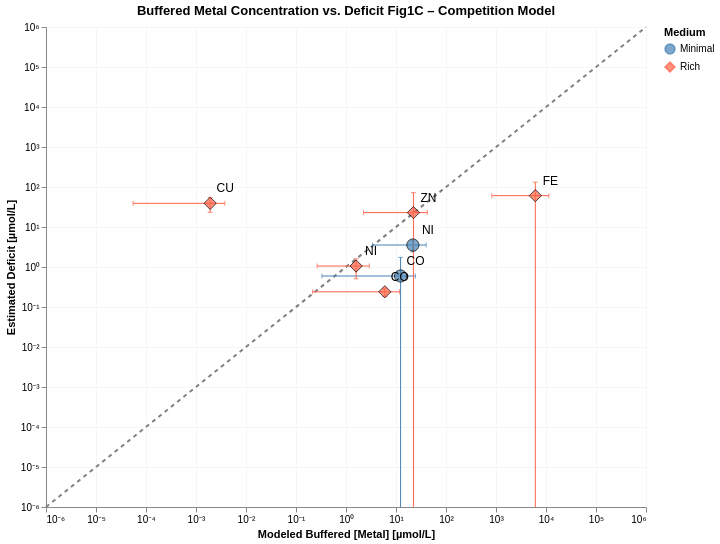

Notebook code for this chart:
### Markdown cell above
### Plot 1 – Competition model: estimated buffered [Metal] vs. Estimated deficit

### Code cell
import polars as pl
import altair as alt

plot_df_comp = build_plot_df(
    est_competition_minimal_lb, est_competition_minimal_ub,
    est_competition_rich_lb,    est_competition_rich_ub,
    deficit_minimal, deficit_rich,
)

df = pl.from_pandas(plot_df_comp).with_columns([
    (pl.col("est_buf_center_M") * 1e6).alias("x_uM"),
    (pl.col("est_buf_lb_M")     * 1e6).alias("x_lb_uM"),
    (pl.col("est_buf_ub_M")     * 1e6).alias("x_ub_uM"),
    (pl.col("deficit_M")        * 1e6).alias("y_uM"),
    (pl.col("deficit_M_err")    * 1e6).alias("y_err_uM"),
])

DOMAIN_MIN = 1e-7   # just below your domain floor of 1e-6

# ── Log-axis label expression (10^n with Unicode superscripts) ────────────────
_log_label_unicode = (
    "datum.value > 0 ? '10' + "
    "replace(replace(replace(replace(replace(replace("
    "replace(replace(replace(replace(replace('' + "
    "round(log(datum.value)/LN10), '-','⁻'),'0','⁰'),'1','¹'),'2','²')"
    ",'3','³'),'4','⁴'),'5','⁵'),'6','⁶'),'7','⁷'),'8','⁸'),'9','⁹') : '0'"
)

df = df.with_columns([
    pl.max_horizontal(
        pl.col("y_uM") - pl.col("y_err_uM"),
        pl.lit(DOMAIN_MIN)
    ).alias("y_lo_uM"),
    (pl.col("y_uM") + pl.col("y_err_uM")).alias("y_hi_uM"),
])

base = alt.Chart(df).encode(
)
x_scale = alt.Scale(type="log", domain=[1e-6, 1e6])
y_scale = alt.Scale(type="log", domain=[1e-6, 1e6])

_ax_x = alt.Axis(labelExpr=_log_label_unicode, title="Modeled Buffered [Metal] [µmol/L]")
_ax_y = alt.Axis(labelExpr=_log_label_unicode, title="Estimated Deficit [µmol/L]")

ref_df = pl.DataFrame({"v": [1e-6, 1e6]})  # for reference line y=x

ref_line = alt.Chart(ref_df).mark_line(strokeDash=[4,4], color="gray").encode(
    x=alt.X("v:Q", scale=x_scale, axis=_ax_x),
    y=alt.Y("v:Q", scale=y_scale, axis=_ax_y),
)
x_bars = base.mark_errorbar(ticks=True).encode(
    x=alt.X("x_lb_uM:Q", scale=x_scale, title=""),
    x2="x_ub_uM:Q",
    y=alt.Y("y_uM:Q", scale=y_scale),
    color="Medium:N",
)
y_bars = base.mark_errorbar(ticks=True, clip=True).encode(
    x=alt.X("x_uM:Q"),
    y=alt.Y("y_lo_uM:Q",  scale=y_scale, title=""),   # explicit log scale + clamped lower
    y2=alt.Y2("y_hi_uM:Q"),
    color="Medium:N",
)
points = base.mark_point(filled=True, size=150, stroke='black', strokeWidth=1).encode(
    x=alt.X("x_uM:Q", scale=x_scale, axis=_ax_x),
    y=alt.Y("y_uM:Q", scale=y_scale, axis=_ax_y),
    color=alt.Color("Medium:N",
        scale=alt.Scale(domain=["Minimal","Rich"], range=["steelblue","tomato"])),
    shape=alt.Shape("Medium:N",
        scale=alt.Scale(domain=["Minimal","Rich"], range=["circle","diamond"])),
)
# 5. Text labels
labels = base.mark_text(dx=15, dy=-15, fontSize=12).encode(
    x=alt.X("x_uM:Q", scale=alt.Scale(type="log")),
    y=alt.Y("y_uM:Q", scale=alt.Scale(type="log")),
    text="Element:N",
)
chart = (ref_line + x_bars + y_bars + points + labels).properties(
    width=600, height=480,
    title="Buffered Metal Concentration vs. Deficit Fig1C – Competition Model"
).configure_axis(gridColor='#f3f6fa')
chart.save('notebooks/cofactors/buffer_figures/buffered_metal_vs_deficit_competition.svg')
chart

### Figure 1 — Vega-Lite specification as saved in the notebook (floating-point values rounded to 4 significant figures)
{"config": {"view": {"continuousWidth": 300, "continuousHeight": 300}, "axis": {"gridColor": "#f3f6fa"}}, "layer": [{"data": {"name": "data-1c3ca3cce69c13645fce19fabe446275"}, "mark": {"type": "line", "color": "gray", "strokeDash": [4, 4]}, "encoding": {"x": {"axis": {"labelExpr": "datum.value > 0 ? '10' + replace(replace(replace(replace(replace(replace(replace(replace(replace(replace(replace('' + round(log(datum.value)/LN10), '-','⁻'),'0','⁰'),'1','¹'),'2','²'),'3','³'),'4','⁴'),'5','⁵'),'6','⁶'),'7','⁷'),'8','⁸'),'9','⁹') : '0'", "title": "Modeled Buffered [Metal] [µmol/L]"}, "field": "v", "scale": {"domain": [1e-06, 1000000.0], "type": "log"}, "type": "quantitative"}, "y": {"axis": {"labelExpr": "datum.value > 0 ? '10' + replace(replace(replace(replace(replace(replace(replace(replace(replace(replace(replace('' + round(log(datum.value)/LN10), '-','⁻'),'0','⁰'),'1','¹'),'2','²'),'3','³'),'4','⁴'),'5','⁵'),'6','⁶'),'7','⁷'),'8','⁸'),'9','⁹') : '0'", "title": "Estimated Deficit [µmol/L]"}, "field": "v", "scale": {"domain": [1e-06, 1000000.0], "type": "log"}, "type": "quantitative"}}}, {"data": {"name": "data-1304a24e356f37a35f5b0f88d15671e9"}, "mark": {"type": "errorbar", "ticks": true}, "encoding": {"color": {"field": "Medium", "type": "nominal"}, "x": {"field": "x_lb_uM", "scale": {"domain": [1e-06, 1000000.0], "type": "log"}, "title": "", "type": "quantitative"}, "x2": {"field": "x_ub_uM"}, "y": {"field": "y_uM", "scale": {"domain": [1e-06, 1000000.0], "type": "log"}, "type": "quantitative"}}}, {"data": {"name": "data-1304a24e356f37a35f5b0f88d15671e9"}, "mark": {"type": "errorbar", "clip": true, "ticks": true}, "encoding": {"color": {"field": "Medium", "type": "nominal"}, "x": {"field": "x_uM", "type": "quantitative"}, "y": {"field": "y_lo_uM", "scale": {"domain": [1e-06, 1000000.0], "type": "log"}, "title": "", "type": "quantitative"}, "y2": {"field": "y_hi_uM"}}}, {"data": {"name": "data-1304a24e356f37a35f5b0f88d15671e9"}, "mark": {"type": "point", "filled": true, "size": 150, "stroke": "black", "strokeWidth": 1}, "encoding": {"color": {"field": "Medium", "scale": {"domain": ["Minimal", "Rich"], "range": ["steelblue", "tomato"]}, "type": "nominal"}, "shape": {"field": "Medium", "scale": {"domain": ["Minimal", "Rich"], "range": ["circle", "diamond"]}, "type": "nominal"}, "x": {"axis": {"labelExpr": "datum.value > 0 ? '10' + replace(replace(replace(replace(replace(replace(replace(replace(replace(replace(replace('' + round(log(datum.value)/LN10), '-','⁻'),'0','⁰'),'1','¹'),'2','²'),'3','³'),'4','⁴'),'5','⁵'),'6','⁶'),'7','⁷'),'8','⁸'),'9','⁹') : '0'", "title": "Modeled Buffered [Metal] [µmol/L]"}, "field": "x_uM", "scale": {"domain": [1e-06, 1000000.0], "type": "log"}, "type": "quantitative"}, "y": {"axis": {"labelExpr": "datum.value > 0 ? '10' + replace(replace(replace(replace(replace(replace(replace(replace(replace(replace(replace('' + round(log(datum.value)/LN10), '-','⁻'),'0','⁰'),'1','¹'),'2','²'),'3','³'),'4','⁴'),'5','⁵'),'6','⁶'),'7','⁷'),'8','⁸'),'9','⁹') : '0'", "title": "Estimated Deficit [µmol/L]"}, "field": "y_uM", "scale": {"domain": [1e-06, 1000000.0], "type": "log"}, "type": "quantitative"}}}, {"data": {"name": "data-1304a24e356f37a35f5b0f88d15671e9"}, "mark": {"type": "text", "dx": 15, "dy": -15, "fontSize": 12}, "encoding": {"text": {"field": "Element", "type": "nominal"}, "x": {"field": "x_uM", "scale": {"type": "log"}, "type": "quantitative"}, "y": {"field": "y_uM", "scale": {"type": "log"}, "type": "quantitative"}}}], "height": 480, "title": "Buffered Metal Concentration vs. Deficit Fig1C – Competition Model", "width": 600, "$schema": "https://vega.github.io/schema/vega-lite/v5.20.1.json", "datasets": {"data-1c3ca3cce69c13645fce19fabe446275": [{"v": 1e-06}, {"v": 1000000.0}], "data-1304a24e356f37a35f5b0f88d15671e9": [{"Medium": "Minimal", "Element": "CO", "est_buf_lb_M": 3.291e-07, "est_buf_ub_M": 2.438e-05, "est_buf_center_M": 1.235e-05, "deficit_M": 5.957e-07, "deficit_M_err": 1.145e-06, "x_uM": 12.35, "x_lb_uM": 0.3291, "x_ub_uM": 24.38, "y_uM": 0.5957, "y_err_uM": 1.145, "y_lo_uM": 1e-07, "y_hi_uM": 1.741}, {"Medium": "Minimal", "Element": "NI", "est_buf_lb_M": 3.388e-06, "est_buf_ub_M": 4.014e-05, "est_buf_center_M": 2.176e-05, "deficit_M": 3.546e-06, "deficit_M_err": 1.154e-06, "x_uM": 21.76, "x_lb_uM": 3.388, "x_ub_uM": 40.14, "y_uM": 3.546, "y_err_uM": 1.154, "y_lo_uM": 2.392, "y_hi_uM": 4.7}, {"Medium": "Rich", "Element": "FE", "est_buf_lb_M": 0.0008248, "est_buf_ub_M": 0.0114, "est_buf_center_M": 0.006114, "deficit_M": 6.076e-05, "deficit_M_err": 7.159e-05, "x_uM": 6114.0, "x_lb_uM": 824.8, "x_ub_uM": 11400.0, "y_uM": 60.76, "y_err_uM": 71.59, "y_lo_uM": 1e-07, "y_hi_uM": 132.4}, {"Medium": "Rich", "Element": "CO", "est_buf_lb_M": 2.148e-07, "est_buf_ub_M": 1.175e-05, "est_buf_center_M": 5.981e-06, "deficit_M": 2.397e-07, "deficit_M_err": 5.403e-08, "x_uM": 5.981, "x_lb_uM": 0.2148, "x_ub_uM": 11.75, "y_uM": 0.2397, "y_err_uM": 0.05403, "y_lo_uM": 0.1856, "y_hi_uM": 0.2937}, {"Medium": "Rich", "Element": "NI", "est_buf_lb_M": 2.641e-07, "est_buf_ub_M": 2.922e-06, "est_buf_center_M": 1.593e-06, "deficit_M": 1.057e-06, "deficit_M_err": 5.487e-07, "x_uM": 1.593, "x_lb_uM": 0.2641, "x_ub_uM": 2.922, "y_uM": 1.057, "y_err_uM": 0.5487, "y_lo_uM": 0.5079, "y_hi_uM": 1.605}, {"Medium": "Rich", "Element": "CU", "est_buf_lb_M": 5.519e-11, "est_buf_ub_M": 3.781e-09, "est_buf_center_M": 1.918e-09, "deficit_M": 3.91e-05, "deficit_M_err": 1.588e-05, "x_uM": 0.001918, "x_lb_uM": 5.519e-05, "x_ub_uM": 0.003781, "y_uM": 39.1, "y_err_uM": 15.88, "y_lo_uM": 23.22, "y_hi_uM": 54.98}, {"Medium": "Rich", "Element": "ZN", "est_buf_lb_M": 2.245e-06, "est_buf_ub_M": 4.239e-05, "est_buf_center_M": 2.232e-05, "deficit_M": 2.29e-05, "deficit_M_err": 4.917e-05, "x_uM": 22.32, "x_lb_uM": 2.245, "x_ub_uM": 42.39, "y_uM": 22.9, "y_err_uM": 49.17, "y_lo_uM": 1e-07, "y_hi_uM": 72.08}]}}
